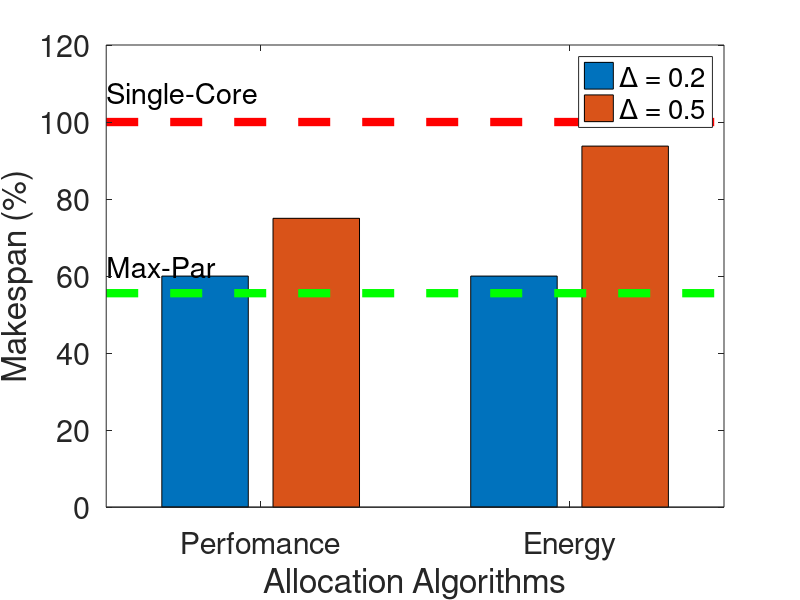
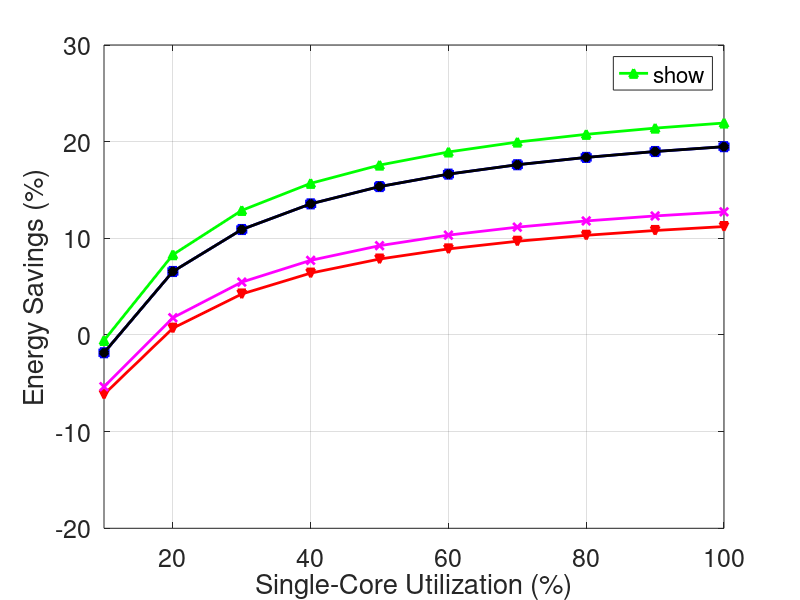

Reproduce these figures in MATLAB, in order.
clear all;
%%%Input Varibles%%%
Period_ms = 100;
F_HC = 100;
P_A_HC = 22.061;
P_S_HC = 1.977;
P_A_LC = 11.7215;%11.7215 for F_LC = 80, 15.4875 for F_LC = 100
P_S_LC = 0.989;
P_A_SYS = 16.617;
P_S_SYS = 1.977;
DELTA_TABLE_THEORETICAL = [0:0.01:1];

%These variables are used for plotting the performance improvements - delta graph
UTIL_PER_CENT = [10:10:100]; %the utilizations for which we are going to plot the graph
FREQ_TABLE = [80]; %works only for one frequency as it is, needs modification to work for multiple
DELTA_TABLE_THEORETICAL_PLOTS = [0.2 0.5];
UTILIZATION_PER_CENT = 40;
h_color = {'g'; 'b'; 'r'; 'k'; 'm'; 'y'; 'b'; 'c'};
handle = {'-^' ; '-s'; '-v'; '-d'; '-x'; '-+'; '-o' ; ':*'};

%%%%START%%%%
P_D_HC = P_A_HC - P_S_HC;
P_D_LC = P_A_LC - P_S_LC;
P_D_SYS = P_A_SYS - P_S_SYS;
DELTA_MEASUREMENTS = size(DELTA_TABLE_THEORETICAL_PLOTS,2);
UTILIZATION_MEASUREMENTS = size(UTIL_PER_CENT,2);

%%%Single-Core%%%
for k=1:size(UTIL_PER_CENT,2)
    Utilization = UTIL_PER_CENT(k) / 100;
    A_HC = Period_ms * Utilization;
    makespan_single(k) = A_HC;
    energy_single(k) = P_A_HC * A_HC + P_S_HC * (Period_ms - A_HC) + P_A_SYS * A_HC + P_S_SYS * (Period_ms - A_HC);
end


%%%Max Parallelism%%%
for j=1:size(FREQ_TABLE,2)
    F_LC = FREQ_TABLE(j); 
    for k=1:size(UTIL_PER_CENT,2)
        Utilization = UTIL_PER_CENT(k) / 100;
        for i=1:size(DELTA_TABLE_THEORETICAL,2)
            D = DELTA_TABLE_THEORETICAL(i);
            A_HC = (Period_ms * Utilization)*F_HC/(F_HC+F_LC);
            A_LC = (Period_ms * Utilization)*F_HC/(F_HC+F_LC);
            makespan_maxpar(j,k,i) = max(A_HC, A_LC);
            energy_maxpar(j,k,i) = P_A_HC * A_HC + P_S_HC * (Period_ms - A_HC) + P_A_LC * A_LC + P_S_LC * (Period_ms - A_LC) + P_A_SYS * max(A_HC,A_LC) + P_S_SYS * (Period_ms - max(A_HC,A_LC));
        end
    end
end


%%%Performance-oriented%%%
for j=1:size(FREQ_TABLE,2)
    F_LC = FREQ_TABLE(j); 
    for k=1:size(UTIL_PER_CENT,2)
        Utilization = UTIL_PER_CENT(k) / 100;
        for i=1:size(DELTA_TABLE_THEORETICAL,2)
            D = DELTA_TABLE_THEORETICAL(i);
            A_HC = (Period_ms * Utilization)*(1+D)*0.5;
            A_LC = (Period_ms * Utilization)*(1-D)*0.5*F_HC/F_LC;
            makespan_perf(j,k,i) = max(A_HC, A_LC);
            energy_perf(j,k,i) = P_A_HC * A_HC + P_S_HC * (Period_ms - A_HC) + P_A_LC * A_LC + P_S_LC * (Period_ms - A_LC) + P_A_SYS * max(A_HC,A_LC) + P_S_SYS * (Period_ms - max(A_HC,A_LC));
        end
    end
end

%%%Energy-efficient%%%
for j=1:size(FREQ_TABLE,2)
    F_LC = FREQ_TABLE(j);  
    for k=1:size(UTIL_PER_CENT,2)
        Utilization = UTIL_PER_CENT(k) / 100;
        for i=1:size(DELTA_TABLE_THEORETICAL,2)
            D = DELTA_TABLE_THEORETICAL(i);
            if D <=(F_HC-F_LC)/(F_HC+F_LC) || (D >=(F_HC-F_LC)/(F_HC+F_LC) && F_LC <= (P_D_LC*D + P_D_SYS*(1+D)*0.5)/(P_D_HC*D + P_D_SYS*(1+D)*0.5)*F_HC)
                A_HC = (Period_ms * Utilization)*(1+D)*0.5;
                A_LC = (Period_ms * Utilization)*(1-D)*0.5*F_HC/F_LC;
            elseif D >=(F_HC-F_LC)/(F_HC+F_LC) && F_LC >= (P_D_LC*D + P_D_SYS*(1+D)*0.5)/(P_D_HC*D + P_D_SYS*(1+D)*0.5)*F_HC
                A_HC = (Period_ms * Utilization)*(1-D)*0.5;
                A_LC = (Period_ms * Utilization)*(1+D)*0.5*F_HC/F_LC;    
            end
            makespan_energ(j,k,i) = max(A_HC, A_LC);
            energy_energ(j,k,i) = P_A_HC * A_HC + P_S_HC * (Period_ms - A_HC) + P_A_LC * A_LC + P_S_LC * (Period_ms - A_LC) + P_A_SYS * max(A_HC,A_LC) + P_S_SYS * (Period_ms - max(A_HC,A_LC));
        end
    end
end

%%%Plot Makespan%%%
util = UTILIZATION_PER_CENT/10;
for freq_index=1:size(FREQ_TABLE,2)
	x_name = 'Allocation Algorithms';
	y_name = 'Makespan (%)';
	
	%Plot max_par
% 	y(1) = makespan_single(util);
% 	names{1,1} = 'Single Core';
% 	y(2) = makespan_maxpar(freq_index,util,1);
% 	names{1,2} = 'Max Par';

	for delta_index=1:size(DELTA_TABLE_THEORETICAL_PLOTS,2)
        for w=1:size(DELTA_TABLE_THEORETICAL,2)
            if DELTA_TABLE_THEORETICAL(w) == DELTA_TABLE_THEORETICAL_PLOTS(delta_index)j;
                delta = w;
                break;
            end
        end
% 		y(1,delta_index) = makespan_perf(freq_index,util,delta)/makespan_single(util)*100;
% 		names{1,delta_index} = sprintf('   = %.1f', DELTA_TABLE_THEORETICAL(delta));
        y(1,delta_index) = makespan_perf(freq_index,util,delta)/makespan_single(util)*100;
	end
	
	for delta_index=1:size(DELTA_TABLE_THEORETICAL_PLOTS,2)
        for w=1:size(DELTA_TABLE_THEORETICAL,2)
            if DELTA_TABLE_THEORETICAL(w) == DELTA_TABLE_THEORETICAL_PLOTS(delta_index);
                delta = w;
                break;
            end
        end
% 		y(2,delta_index) = makespan_energ(freq_index,util,delta)/makespan_single(util)*100;
% 		names{2,delta_index} = sprintf('   = %.1f',DELTA_TABLE_THEORETICAL(delta));
        y(2,delta_index) = makespan_energ(freq_index,util,delta)/makespan_single(util)*100;
    end
	
    
	figure
	yb = bar(y);
    ylimit = (util+2)*10;
	ylim([0 120]);
	xlabel(x_name,'FontSize', 28);
	ylabel(y_name,'FontSize', 28);
    names{1,1} = 'Perfomance';
    names{1,2} = 'Energy';
	set(gca,'XtickLabel',names,'FontSize', 22);
    max_par = makespan_maxpar(freq_index,util,1)/makespan_single(util)*100;
    text(0.5,107,'Single-Core','FontSize', 21);
    text(0.5,max_par+7,'Max-Par','FontSize', 21);
    hold on
    plot(xlim,[100 100], '--r','Linewidth',6)
    plot(xlim,[max_par max_par], '--g','Linewidth',6)
    l{1} = '\Delta = 0.2';
    l{2} = '\Delta = 0.5';
    legend(yb, l);
    

end



%%%Plot Energy%%%
for freq_index=1:size(FREQ_TABLE,2)
	x_name = 'Single-Core Utilization (%)';
	y_name = 'Energy Savings (%)';
	legend_name = 'Max Parallelism';
	x = UTIL_PER_CENT;
	y=[];
	%Plot max_par
	for util=1:UTILIZATION_MEASUREMENTS
		y(util) = (energy_single(util) - energy_maxpar(freq_index,util,1)) / energy_single(util) * 100;
	end

	
	figure
	plot(x, y,[h_color{1} handle{1}],'DisplayName',legend_name,'MarkerFaceColor',h_color{1}, 'LineWidth', 2);
	legend(gca, 'show', 'Location', 'Best');
    xlabel(x_name,'FontSize', 28);
    ylabel(y_name,'FontSize', 28);
    xlim([10 100]);
    set(gca,'FontSize', 18);
    ylim([-20 30]);

	%title(title_name);
	grid on	
	
	
	%Plot performance-oriented
	for delta_index=1:size(DELTA_TABLE_THEORETICAL_PLOTS,2)
        for w=1:size(DELTA_TABLE_THEORETICAL,2)
            if DELTA_TABLE_THEORETICAL(w) == DELTA_TABLE_THEORETICAL_PLOTS(delta_index)
                delta = w;
                break;
            end
        end
		hold on
		legend('-DynamicLegend', 'Location', 'Best');
		for util=1:UTILIZATION_MEASUREMENTS
			y(util) = (energy_single(util) - energy_perf(freq_index,util,delta)) / energy_single(util) * 100;
        end	
        if DELTA_TABLE_THEORETICAL_PLOTS(delta_index) == 0.2
            legend_name = 'Performance, \Delta = 0.2';
        elseif DELTA_TABLE_THEORETICAL_PLOTS(delta_index) == 0.5
            legend_name = 'Performance, \Delta = 0.5';
        else
            legend_name = sprintf('Performance, Delta = %.1f', DELTA_TABLE_THEORETICAL(delta));
        end
		
		
		plot(x, y,[h_color{1+delta_index} handle{1+delta_index}],'DisplayName',legend_name, 'MarkerFaceColor', h_color{1+delta_index}, 'LineWidth', 2);
		legend(gca, 'show', 'Location', 'Best');
		grid on	
	end
	
	%Plot energy-efficient
	for delta_index=1:size(DELTA_TABLE_THEORETICAL_PLOTS,2)
        for w=1:size(DELTA_TABLE_THEORETICAL,2)
            if DELTA_TABLE_THEORETICAL(w) == DELTA_TABLE_THEORETICAL_PLOTS(delta_index)
                delta = w;
                break;
            end
        end
		hold on
		legend('-DynamicLegend', 'Location', 'Best');
		for util=1:UTILIZATION_MEASUREMENTS
			y(util) = (energy_single(util) - energy_energ(freq_index,util,delta)) / energy_single(util) * 100;
        end	
        
        if DELTA_TABLE_THEORETICAL_PLOTS(delta_index) == 0.2
            legend_name = 'Energy, \Delta = 0.2';
        elseif DELTA_TABLE_THEORETICAL_PLOTS(delta_index) == 0.5
            legend_name = 'Energy, \Delta = 0.5';
        else
            legend_name = sprintf('Energy, Delta = %.1f', DELTA_TABLE_THEORETICAL(delta));
        end
        
		plot(x, y,[h_color{1 + size(DELTA_TABLE_THEORETICAL_PLOTS,2) + delta_index} handle{1 + size(DELTA_TABLE_THEORETICAL_PLOTS,2) + delta_index}],'DisplayName',legend_name, 'MarkerFaceColor', h_color{1 + size(DELTA_TABLE_THEORETICAL_PLOTS,2) + delta_index}, 'LineWidth', 2);
		legend(gca, 'show', 'Location', 'Best');
		grid on	
	end
end